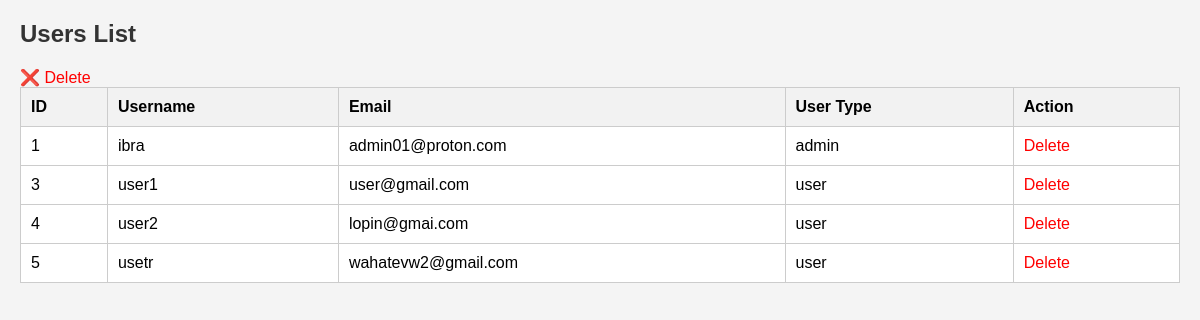
Page /gaming-store/users.php on the committed database.
### tables this page shows
CREATE TABLE `users` (
  `id` int(11) NOT NULL,
  `username` varchar(60) NOT NULL,
  `email` varchar(60) NOT NULL,
  `password` varchar(100) NOT NULL,
  `user_type` varchar(100) NOT NULL DEFAULT 'user'
);

### gaming-store/users.php (the view, shortened to what this page needs)
<?php
$conn = mysqli_connect("localhost", "root", "", "the shop");
$users = mysqli_query($conn, "SELECT * FROM users");
?>
<!DOCTYPE html>
<html>
<head>
</head>
<body>
<h2>Users List</h2>
<table>
<tr>
  <th>ID</th>
  <th>Username</th>
  <th>Email</th>
  <th>User Type</th>
  <th>Action</th>
</tr>
<?php while($row = mysqli_fetch_assoc($users)) { ?>
<tr>
  <td><?= $row['id'] ?></td>
  <td><?= $row['username'] ?></td>
  <td><?= $row['email'] ?></td>
  <td><?= $row['user_type'] ?></td>
  <td><a href="?delete=<?= $row['id'] ?>" onclick="return confirm('Delete this user?')"> Delete</a></td>
</tr>
<?php } ?>
<?php if($row['user_type'] != 'admin') { ?>
  <a href="?delete=<?= $row['id'] ?>" onclick="return confirm('Delete this user?')">❌ Delete</a>
<?php } else { ?>
  <span style="color: gray;">🔒 Admin</span>
<?php } ?>
</table>
</body>
</html>

### gaming-store/users.php (style rules this page uses)
body { font-family: Arial, sans-serif; margin: 20px; background-color: #f4f4f4; }
h2 { color: #333; }
table { width: 100%; border: 1px solid #ccc; border-collapse: collapse; margin-bottom: 20px; background-color: #fff; }
th, td { border: 1px solid #ccc; padding: 10px; text-align: left; }
th { background-color: #f2f2f2; }
a { color: red; text-decoration: none; }

### rows in the picture
users: id "1", username "ibra", email "admin01@proton.com", user_type "admin"
users: id "3", username "user1", email "user@gmail.com", user_type "user"
users: id "4", username "user2", email "lopin@gmai.com", user_type "user"
users: id "5", username "usetr", email "wahatevw2@gmail.com", user_type "user"
